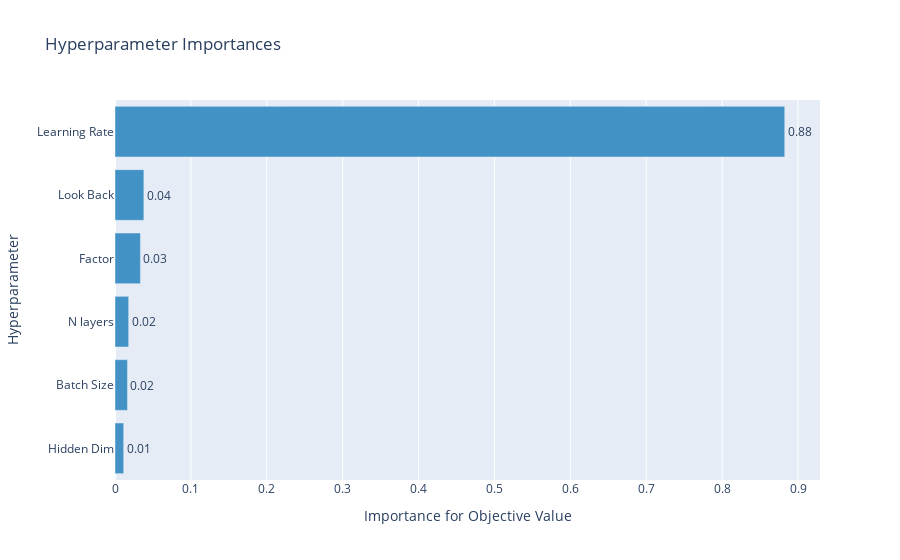

Source (notebook cell):
### Code cell
optuna.visualization.plot_param_importances(study_gru)

### Figure 1 — Plotly figure (JSON) as saved in the notebook; plotly's stock layout.template omitted (floating-point values rounded to 4 significant figures)
{"data": [{"cliponaxis": false, "hovertemplate": ["Hidden Dim (CategoricalDistribution): 0.011433626616114429<extra></extra>", "Batch Size (CategoricalDistribution): 0.016458092762906853<extra></extra>", "N layers (IntUniformDistribution): 0.01802781732391517<extra></extra>", "Factor (DiscreteUniformDistribution): 0.03350523656225248<extra></extra>", "Look Back (IntUniformDistribution): 0.038033991305138126<extra></extra>", "Learning Rate (LogUniformDistribution): 0.8825412354296729<extra></extra>"], "marker": {"color": "rgb(66,146,198)"}, "orientation": "h", "text": ["0.011433626616114429", "0.016458092762906853", "0.01802781732391517", "0.03350523656225248", "0.038033991305138126", "0.8825412354296729"], "textposition": "outside", "texttemplate": "%{text:.2f}", "type": "bar", "x": [0.01143, 0.01646, 0.01803, 0.03351, 0.03803, 0.8825], "y": ["Hidden Dim", "Batch Size", "N layers", "Factor", "Look Back", "Learning Rate"]}], "layout": {"showlegend": false, "title": {"text": "Hyperparameter Importances"}, "xaxis": {"title": {"text": "Importance for Objective Value"}}, "yaxis": {"title": {"text": "Hyperparameter"}}}}
